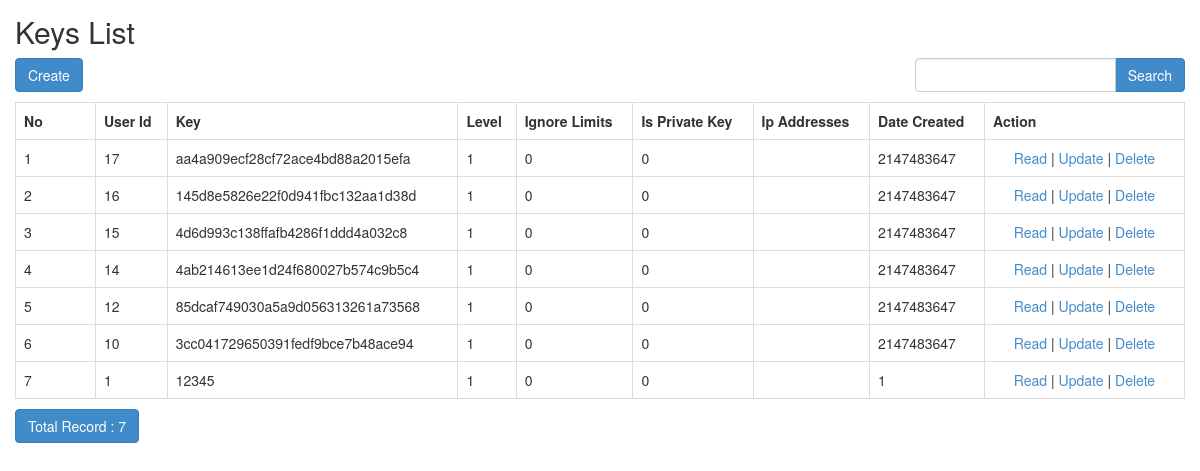
The page /index.php/keys on the database as committed earlier.
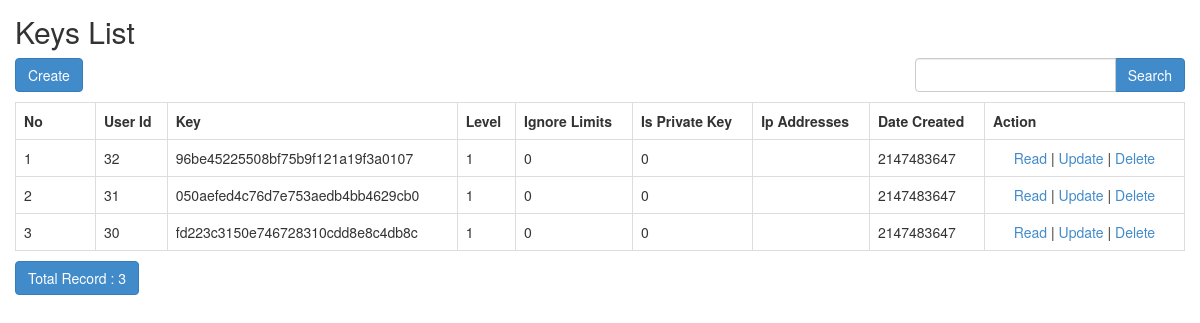
The same page on the database as committed later.
### tables this page shows
CREATE TABLE `keys` (
  `id` int(11) NOT NULL,
  `user_id` int(11) NOT NULL,
  `key` varchar(40) NOT NULL,
  `level` int(2) NOT NULL DEFAULT 1,
  `ignore_limits` tinyint(1) NOT NULL DEFAULT 0,
  `is_private_key` tinyint(1) NOT NULL DEFAULT 0,
  `ip_addresses` text DEFAULT NULL,
  `date_created` int(11) NOT NULL DEFAULT current_timestamp()
);

### application/controllers/Keys.php (called while the page is built, shortened)
<?php
class Keys extends CI_Controller
{
    function __construct()
    {
        $this->load->model('Keys_model');
        $this->load->library('form_validation');
    }
    public function index()
    {
        $q = urldecode($this->input->get('q', TRUE));
        $start = intval($this->input->get('start'));
        if ($q <> '') {
            $config['base_url'] = base_url() . 'keys/index.html?q=' . urlencode($q);
            $config['first_url'] = base_url() . 'keys/index.html?q=' . urlencode($q);
        } else {
            $config['base_url'] = base_url() . 'keys/index.html';
            $config['first_url'] = base_url() . 'keys/index.html';
        }
        $config['per_page'] = 10;
        $config['page_query_string'] = TRUE;
        $config['total_rows'] = $this->Keys_model->total_rows($q);
        $keys = $this->Keys_model->get_limit_data($config['per_page'], $start, $q);
        $this->load->library('pagination');
        $this->pagination->initialize($config);
        $data = array(
            'keys_data' => $keys,
            'q' => $q,
            'pagination' => $this->pagination->create_links(),
            'total_rows' => $config['total_rows'],
            'start' => $start,
        );
        $this->load->view('keys/keys_list', $data);
    }
}

### index.php (called while the page is built, shortened)
<?php
require_once BASEPATH.'core/CodeIgniter.php';

### application/config/config.php (called while the page is built, shortened)
<?php
$config['base_url'] = ((isset($_SERVER['HTTPS']) && $_SERVER['HTTPS'] == "on") ? "https" : "http");
$config['base_url'] .= "://" . $_SERVER['HTTP_HOST'];
$config['base_url'] .= str_replace(basename($_SERVER['SCRIPT_NAME']), "", $_SERVER['SCRIPT_NAME']);
$config['index_page'] = 'index.php';
$config['uri_protocol']  = 'REQUEST_URI';
$config['url_suffix'] = '';
$config['language']  = 'english';
$config['charset'] = 'UTF-8';
$config['enable_hooks'] = FALSE;
$config['subclass_prefix'] = 'MY_';
$config['composer_autoload'] = 'vendor/autoload.php';
$config['permitted_uri_chars'] = 'a-z 0-9~%.:_\-';
$config['enable_query_strings'] = FALSE;
$config['controller_trigger'] = 'c';
$config['function_trigger'] = 'm';
$config['directory_trigger'] = 'd';
$config['allow_get_array'] = TRUE;
$config['log_threshold'] = 0;
$config['log_path'] = '';
$config['log_file_extension'] = '';
$config['log_file_permissions'] = 0644;
$config['log_date_format'] = 'Y-m-d H:i:s';
$config['error_views_path'] = '';
$config['cache_path'] = '';
$config['cache_query_string'] = FALSE;
$config['encryption_key'] = '';
$config['sess_driver'] = 'files';
$config['sess_cookie_name'] = 'ci_session';
$config['sess_expiration'] = 7200;
$config['sess_save_path'] = NULL;
$config['sess_match_ip'] = FALSE;
$config['sess_time_to_update'] = 300;
$config['sess_regenerate_destroy'] = FALSE;
$config['cookie_prefix']  = '';
$config['cookie_domain']  = '';
$config['cookie_path']    = '/';
$config['cookie_secure']  = FALSE;
$config['cookie_httponly']   = FALSE;
$config['standardize_newlines'] = FALSE;
$config['global_xss_filtering'] = FALSE;
$config['csrf_protection'] = FALSE;
$config['csrf_token_name'] = 'csrf_test_name';
$config['csrf_cookie_name'] = 'csrf_cookie_name';
$config['csrf_expire'] = 7200;
$config['csrf_regenerate'] = TRUE;
$config['csrf_exclude_uris'] = array();
$config['compress_output'] = FALSE;
$config['time_reference'] = 'local';
$config['rewrite_short_tags'] = FALSE;
$config['proxy_ips'] = '';

### application/models/Keys_model.php (called while the page is built, shortened)
<?php
class Keys_model extends CI_Model
{
    public $table = 'keys';
    public $id = 'id';
    public $order = 'DESC';
    function total_rows($q = NULL)
    {
        $this->db->like('id', $q);
        $this->db->or_like('user_id', $q);
        $this->db->or_like('key', $q);
        $this->db->or_like('level', $q);
        $this->db->or_like('ignore_limits', $q);
        $this->db->or_like('is_private_key', $q);
        $this->db->or_like('ip_addresses', $q);
        $this->db->or_like('date_created', $q);
        $this->db->from($this->table);
        return $this->db->count_all_results();
    }
    function get_limit_data($limit, $start = 0, $q = NULL)
    {
        $this->db->order_by($this->id, $this->order);
        $this->db->like('id', $q);
        $this->db->or_like('user_id', $q);
        $this->db->or_like('key', $q);
        $this->db->or_like('level', $q);
        $this->db->or_like('ignore_limits', $q);
        $this->db->or_like('is_private_key', $q);
        $this->db->or_like('ip_addresses', $q);
        $this->db->or_like('date_created', $q);
        $this->db->limit($limit, $start);
        return $this->db->get($this->table)->result();
    }
}

### application/views/keys/keys_list.php (the view, shortened to what the changed rows need)
<!doctype html>
<html>
    <head>
        <link rel="stylesheet" href="<?php echo base_url('assets/bootstrap/css/bootstrap.min.css') ?>"/>
    </head>
    <body>
        <h2 style="margin-top:0px">Keys List</h2>
        <table class="table table-bordered" style="margin-bottom: 10px">
            <tr>
                <th>No</th>
		<th>User Id</th>
		<th>Key</th>
		<th>Level</th>
		<th>Ignore Limits</th>
		<th>Is Private Key</th>
		<th>Ip Addresses</th>
		<th>Date Created</th>
		<th>Action</th>
            </tr><?php
            foreach ($keys_data as $keys)
            {
                ?>
                <tr>
			<td width="80px"><?php echo ++$start ?></td>
			<td><?php echo $keys->user_id ?></td>
			<td><?php echo $keys->key ?></td>
			<td><?php echo $keys->level ?></td>
			<td><?php echo $keys->ignore_limits ?></td>
			<td><?php echo $keys->is_private_key ?></td>
			<td><?php echo $keys->ip_addresses ?></td>
			<td><?php echo $keys->date_created ?></td>
			<td style="text-align:center" width="200px">
				<?php
				echo anchor(site_url('keys/read/'.$keys->id),'Read');
				echo ' | ';
				echo anchor(site_url('keys/update/'.$keys->id),'Update');
				echo ' | ';
				echo anchor(site_url('keys/delete/'.$keys->id),'Delete','onclick="javasciprt: return confirm(\'Are You Sure ?\')"');
				?>
			</td>
		</tr>
                <?php
            }
            ?>
        </table>
        <div class="row">
            <div class="col-md-6">
                <a href="#" class="btn btn-primary">Total Record : <?php echo $total_rows ?></a>
	    </div>
        </div>
    </body>
</html>

Rows that differ between the two databases and show on the page:
removed keys: user "17", key "aa4a909ecf28cf72ace4bd88a2015efa", level "1", ignore_limits "0", is_private_key "0", date_created "2147483647", id "Read", id "Update", id "Delete"
removed keys: user "16", key "145d8e5826e22f0d941fbc132aa1d38d", level "1", ignore_limits "0", is_private_key "0", date_created "2147483647", id "Read", id "Update", id "Delete"
removed keys: user "15", key "4d6d993c138ffafb4286f1ddd4a032c8", level "1", ignore_limits "0", is_private_key "0", date_created "2147483647", id "Read", id "Update", id "Delete"
removed keys: user "14", key "4ab214613ee1d24f680027b574c9b5c4", level "1", ignore_limits "0", is_private_key "0", date_created "2147483647", id "Read", id "Update", id "Delete"
removed keys: user "12", key "85dcaf749030a5a9d056313261a73568", level "1", ignore_limits "0", is_private_key "0", date_created "2147483647", id "Read", id "Update", id "Delete"
removed keys: user "10", key "3cc041729650391fedf9bce7b48ace94", level "1", ignore_limits "0", is_private_key "0", date_created "2147483647", id "Read", id "Update", id "Delete"
removed keys: user "1", key "12345", level "1", ignore_limits "0", is_private_key "0", date_created "1", id "Read", id "Update", id "Delete"
added keys: user "32", key "96be45225508bf75b9f121a19f3a0107", level "1", ignore_limits "0", is_private_key "0", date_created "2147483647", id "Read", id "Update", id "Delete"
added keys: user "31", key "050aefed4c76d7e753aedb4bb4629cb0", level "1", ignore_limits "0", is_private_key "0", date_created "2147483647", id "Read", id "Update", id "Delete"
added keys: user "30", key "fd223c3150e746728310cdd8e8c4db8c", level "1", ignore_limits "0", is_private_key "0", date_created "2147483647", id "Read", id "Update", id "Delete"
Other text that changed with them:
$total_rows: "7" → "3"
